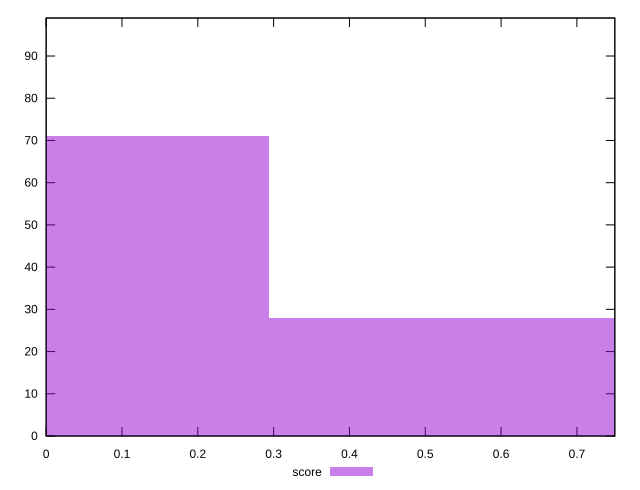

This chart was generated by the following gnuplot code:
reset

$score <<EOF
0 71
0.5874104375266428 28
EOF

set key outside below
set boxwidth 0.5874104375266428
set xrange [0:0.75]
set yrange [0:99]
set trange [0:99]
set style fill transparent solid 0.5 noborder
set terminal svg size 640, 490 enhanced background rgb 'white'
set output "reports/report_00027_2021-02-24T12-40-31.850Z/uses-text-compression/samples/card/score/histogram.svg"

plot $score title "score" with boxes

reset
